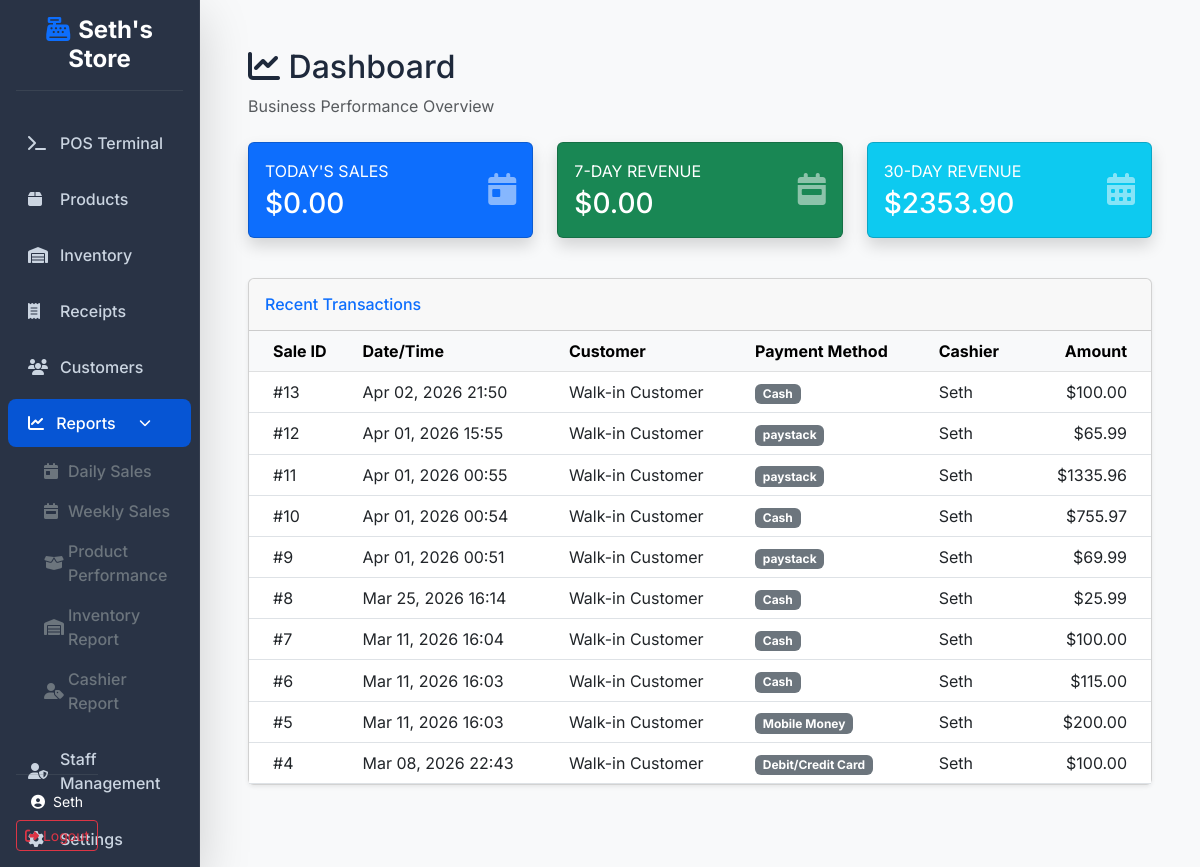
Page /reports/dashboard/ (signed in) on the committed database.
### accounts/models.py (models this page shows, shortened)
class User(AbstractUser):
    ROLE_CHOICES = (
        ('admin', 'Administrator'),
        ('manager', 'Manager'),
        ('cashier', 'Cashier'),
    )
    role = models.CharField(max_length=20, choices=ROLE_CHOICES, default='cashier')

### sales/models.py (models this page shows, shortened)
class Sale(models.Model):
    date = models.DateTimeField(auto_now_add=True)
    user = models.ForeignKey(settings.AUTH_USER_MODEL, on_delete=models.SET_NULL, null=True)
    customer = models.ForeignKey(Customer, on_delete=models.SET_NULL, null=True, blank=True)
    total_amount = models.DecimalField(max_digits=10, decimal_places=2, default=0.00)
    PAYMENT_CHOICES = (
        ('cash', 'Cash'),
        ('momo', 'Mobile Money'),
        ('card', 'Debit/Credit Card'),
    )
    payment_method = models.CharField(max_length=20, choices=PAYMENT_CHOICES, default='cash')

### reports/views.py (the view)
# urls.py: path('dashboard/', views.dashboard, name='dashboard'),
@login_required
@role_required(['admin', 'manager', 'cashier'])
def dashboard(request):
    today = timezone.now().date()
    daily_sales = Sale.objects.filter(date__date=today).aggregate(Sum('total_amount'))['total_amount__sum'] or 0
    week_ago = today - timedelta(days=7)
    weekly_sales = Sale.objects.filter(date__date__gte=week_ago).aggregate(Sum('total_amount'))['total_amount__sum'] or 0
    month_ago = today - timedelta(days=30)
    monthly_sales = Sale.objects.filter(date__date__gte=month_ago).aggregate(Sum('total_amount'))['total_amount__sum'] or 0
    recent_sales = Sale.objects.order_by('-date')[:10]
    return render(request, 'reports/dashboard.html', {
        'daily_sales': daily_sales,
        'weekly_sales': weekly_sales,
        'monthly_sales': monthly_sales,
        'recent_sales': recent_sales,
    })

### templates/reports/dashboard.html (shortened to what this page needs)
{% extends 'base.html' %}
{% load static %}
{% block content %}
<div class="mb-4">
    <h2><i class="fas fa-chart-line"></i> Dashboard</h2>
    <p class="text-muted">Business Performance Overview</p>
</div>
<div class="row mb-4">
    <div class="col-md-4 mb-3">
        <div class="card bg-primary text-white shadow h-100">
            <div class="card-body">
                <div class="row align-items-center">
                    <div class="col mr-2">
                        <div class="text-xs font-weight-bold text-uppercase mb-1">Today's Sales</div>
                        <div class="h3 mb-0 font-weight-bold">${{ daily_sales|floatformat:2 }}</div>
                    </div>
                    <div class="col-auto">
                        <i class="fas fa-calendar-day fa-2x opacity-50"></i>
                    </div>
                </div>
            </div>
        </div>
    </div>
    <div class="col-md-4 mb-3">
        <div class="card bg-success text-white shadow h-100">
            <div class="card-body">
                <div class="row align-items-center">
                    <div class="col mr-2">
                        <div class="text-xs font-weight-bold text-uppercase mb-1">7-Day Revenue</div>
                        <div class="h3 mb-0 font-weight-bold">${{ weekly_sales|floatformat:2 }}</div>
                    </div>
                    <div class="col-auto">
                        <i class="fas fa-calendar-week fa-2x opacity-50"></i>
                    </div>
                </div>
            </div>
        </div>
    </div>
    <div class="col-md-4 mb-3">
        <div class="card bg-info text-white shadow h-100">
            <div class="card-body">
                <div class="row align-items-center">
                    <div class="col mr-2">
                        <div class="text-xs font-weight-bold text-uppercase mb-1">30-Day Revenue</div>
                        <div class="h3 mb-0 font-weight-bold">${{ monthly_sales|floatformat:2 }}</div>
                    </div>
                    <div class="col-auto">
                        <i class="fas fa-calendar-alt fa-2x opacity-50"></i>
                    </div>
                </div>
            </div>
        </div>
    </div>
</div>
<div class="row">
    <div class="col-12">
        <div class="card shadow-sm mb-4">
            <div class="card-header py-3 d-flex flex-row align-items-center justify-content-between">
                <h6 class="m-0 font-weight-bold text-primary">Recent Transactions</h6>
            </div>
            <div class="card-body p-0">
                <div class="table-responsive">
                    <table class="table table-hover align-middle mb-0">
                        <thead class="table-light">
                            <tr>
                                <th class="ps-4">Sale ID</th>
                                <th>Date/Time</th>
                                <th>Customer</th>
                                <th>Payment Method</th>
                                <th>Cashier</th>
                                <th class="text-end pe-4">Amount</th>
                            </tr>
                        </thead>
                        <tbody>
                            {% for sale in recent_sales %}
                            <tr>
                                <td class="ps-4">#{{ sale.id }}</td>
                                <td>{{ sale.date|date:"M d, Y H:i" }}</td>
                                <td>{{ sale.customer.name|default:"Walk-in Customer" }}</td>
                                <td><span class="badge bg-secondary">{{ sale.get_payment_method_display }}</span></td>
                                <td>{{ sale.user.username }}</td>
                                <td class="text-end pe-4 font-weight-bold">${{ sale.total_amount }}</td>
                            </tr>
                            {% empty %}
                            <tr>
                                <td colspan="6" class="text-center py-4 text-muted">No recent transactions.</td>
                            </tr>
                            {% endfor %}
                        </tbody>
                    </table>
                </div>
            </div>
        </div>
    </div>
</div>
{% endblock %}

### templates/base.html (shortened to what this page needs)
<!DOCTYPE html>
{% load static %}
<html lang="en">
<head>
    <link href="https://cdn.jsdelivr.net/npm/bootstrap@5.3.0/dist/css/bootstrap.min.css" rel="stylesheet">
    <link rel="stylesheet" href="https://cdnjs.cloudflare.com/ajax/libs/font-awesome/6.4.0/css/all.min.css">
    <link rel="stylesheet" href="{% static 'css/modern-pos.css' %}">
</head>
<body>
    {% if user.is_authenticated %}
    <div class="container-fluid p-0">
        <div class="row g-0">
            <nav class="col-md-3 col-lg-2 d-md-block sidebar collapse shadow-lg glass-panel z-3">
                <div class="sidebar-sticky pt-3">
                    <div class="px-3 mb-4 text-center">
                        <h4 class="text-white fw-bold"><i class="fas fa-cash-register me-2 text-primary"></i>Seth's
                            Store
                        </h4>
                        <hr class="text-secondary opacity-25">
                    </div>
                    <ul class="nav flex-column px-2">
                        <li class="nav-item">
                            <a class="nav-link {% if request.resolver_match.url_name == 'pos' %}active{% endif %}"
                                href="{% url 'sales:pos' %}">
                                <i class="fas fa-terminal"></i> POS Terminal
                            </a>
                        </li>
                        <li class="nav-item">
                            <a class="nav-link {% if 'products' in request.path %}active{% endif %}"
                                href="{% url 'products:list' %}">
                                <i class="fas fa-box"></i> Products
                            </a>
                        </li>
                        <li class="nav-item">
                            <a class="nav-link {% if 'inventory' in request.path %}active{% endif %}"
                                href="{% url 'inventory:list' %}">
                                <i class="fas fa-warehouse"></i> Inventory
                            </a>
                        </li>
                        <li class="nav-item">
                            <a class="nav-link {% if 'receipts' in request.path %}active{% endif %}"
                                href="{% url 'sales:receipts' %}">
                                <i class="fas fa-receipt"></i> Receipts
                            </a>
                        </li>
                        <li class="nav-item">
                            <a class="nav-link {% if 'customers' in request.path %}active{% endif %}"
                                href="{% url 'customers:list' %}">
                                <i class="fas fa-users"></i> Customers
                            </a>
                        </li>
                        <li class="nav-item">
                            <a class="nav-link {% if 'reports' in request.path %}active{% endif %} d-flex align-items-center justify-content-between"
                                data-bs-toggle="collapse" href="#reportsMenu" role="button"
                                aria-expanded="{% if 'reports' in request.path %}true{% else %}false{% endif %}"
                                aria-controls="reportsMenu">
                                <span><i class="fas fa-chart-line me-1"></i> Reports</span>
                                <i class="fas fa-chevron-down" style="font-size: 0.75rem;"></i>
                            </a>
                            <div class="collapse {% if 'reports' in request.path %}show{% endif %}" id="reportsMenu">
                                <ul class="nav flex-column ms-3 mb-2">
                                    <li class="nav-item">
                                        <a class="nav-link py-1 {% if 'daily' in request.path %}text-primary fw-bold{% else %}text-secondary{% endif %}"
                                            href="{% url 'reports:daily_sales' %}">
                                            <i class="fas fa-calendar-day me-1"></i> Daily Sales
                                        </a>
                                    </li>
                                    <li class="nav-item">
                                        <a class="nav-link py-1 {% if 'weekly' in request.path %}text-primary fw-bold{% else %}text-secondary{% endif %}"
                                            href="{% url 'reports:weekly_sales' %}">
                                            <i class="fas fa-calendar-week me-1"></i> Weekly Sales
                                        </a>
                                    </li>
                                    <li class="nav-item">
                                        <a class="nav-link py-1 {% if 'products' in request.path and 'reports' in request.path %}text-primary fw-bold{% else %}text-secondary{% endif %}"
                                            href="{% url 'reports:products' %}">
                                            <i class="fas fa-box-open me-1"></i> Product Performance
                                        </a>
                                    </li>
                                    <li class="nav-item">
                                        <a class="nav-link py-1 {% if 'inventory' in request.path and 'reports' in request.path %}text-primary fw-bold{% else %}text-secondary{% endif %}"
                                            href="{% url 'reports:inventory' %}">
                                            <i class="fas fa-warehouse me-1"></i> Inventory Report
                                        </a>
                                    </li>
                                    <li class="nav-item">
                                        <a class="nav-link py-1 {% if 'cashiers' in request.path %}text-primary fw-bold{% else %}text-secondary{% endif %}"
                                            href="{% url 'reports:cashiers' %}">
                                            <i class="fas fa-user-tag me-1"></i> Cashier Report
                                        </a>
                                    </li>
                                </ul>
                            </div>
                        </li>
                        {% if user.role == 'admin' %}
                        <li class="nav-item">
                            <a class="nav-link {% if 'accounts/employees' in request.path %}active{% endif %}"
                                href="{% url 'accounts:employee_list' %}">
                                <i class="fas fa-user-shield"></i> Staff Management
                            </a>
                        </li>
                        <li class="nav-item">
                            <a class="nav-link" href="{% url 'admin:index' %}">
                                <i class="fas fa-cog"></i> Settings
                            </a>
                        </li>
                        {% endif %}
                    </ul>
                    <div class="mt-auto p-3 text-center" style="position: absolute; bottom: 0; width: inherit;">
                        <hr class="text-secondary opacity-25">
                        <div class="text-white small mb-2">
                            <i class="fas fa-user-circle me-1"></i> {{ user.username }}
                        </div>
                        <form action="{% url 'accounts:logout' %}" method="post">
                            <button type="submit" class="btn btn-outline-danger btn-sm w-100">
                                <i class="fas fa-sign-out-alt"></i> Logout
                            </button>
                        </form>
                    </div>
                </div>
            </nav>
            <main class="col-md-9 ms-sm-auto col-lg-10 px-md-5 py-5 min-vh-100 bg-light">
                {% block content %}{% endblock %}
            </main>
        </div>
    </div>
    {% else %}
    <main class="container py-5">
        {% block auth_content %}{% endblock %}
    </main>
    {% endif %}
</body>
</html>

### static/css/modern-pos.css (style rules this page uses)
:root { --primary-color: #0655d4; --secondary-color: #64748b; --success-color: #10b981; --danger-color: #ef4444; --warning-color: #f59e0b; --info-color: #06b6d4; --dark-bg: #1e293b; --light-bg: #f8fafc; --sidebar-bg: #1e293b; --card-bg: #ffffff; --text-primary: #1e293b; --text-secondary: #64748b; --border-color: #e2e8f0; --shadow-sm: 0 2px 4px rgba(0, 0, 0, 0.05), 0 1px 2px rgba(0, 0, 0, 0.1); --shadow-md: 0 10px 15px -3px rgba(0, 0, 0, 0.08), 0 4px 6px -2px rgba(0, 0, 0, 0.04); --shadow-lg: 0 20px 25px -5px rgba(0, 0, 0, 0.1), 0 10px 10px -5px rgba(0, 0, 0, 0.04); --shadow-glow: 0 0 20px rgba(6, 85, 212, 0.2); --transition: all 0.3s cubic-bezier(0.4, 0, 0.2, 1); --border-radius-lg: 20px; --border-radius-md: 12px; }
* { margin: 0; padding: 0; box-sizing: border-box; }
body { font-family: 'Inter', -apple-system, BlinkMacSystemFont, 'Segoe UI', Roboto, sans-serif; background: var(--light-bg); color: var(--text-primary); transition: var(--transition); }
.sidebar { background: var(--sidebar-bg); box-shadow: var(--shadow-lg); min-height: 100vh; transition: var(--transition); border-right: 1px solid rgba(255,255,255,0.05); }
.glass-panel { background: rgba(30, 41, 59, 0.95); backdrop-filter: blur(12px); -webkit-backdrop-filter: blur(12px); }
.sidebar .nav-link { color: #cbd5e1; padding: 12px 20px; margin: 4px 0; border-radius: 8px; transition: var(--transition); display: flex; align-items: center; text-decoration: none; font-weight: 500; }
.sidebar .nav-link.active { background: var(--primary-color); color: #ffffff; }
.sidebar .nav-link i { width: 20px; margin-right: 12px; }

### rows in the picture
User: username "Seth"
Sale: id "13", date "Apr 02, 2026 21:50", customer.name "Walk-in Customer", payment_method "Cash", user.username "Seth", total_amount "100.00"
Sale: id "12", date "Apr 01, 2026 15:55", customer.name "Walk-in Customer", payment_method "paystack", user.username "Seth", total_amount "65.99"
Sale: id "11", date "Apr 01, 2026 00:55", customer.name "Walk-in Customer", payment_method "paystack", user.username "Seth", total_amount "1335.96"
Sale: id "10", date "Apr 01, 2026 00:54", customer.name "Walk-in Customer", payment_method "Cash", user.username "Seth", total_amount "755.97"
Sale: id "9", date "Apr 01, 2026 00:51", customer.name "Walk-in Customer", payment_method "paystack", user.username "Seth", total_amount "69.99"
Sale: id "8", date "Mar 25, 2026 16:14", customer.name "Walk-in Customer", payment_method "Cash", user.username "Seth", total_amount "25.99"
Sale: id "7", date "Mar 11, 2026 16:04", customer.name "Walk-in Customer", payment_method "Cash", user.username "Seth", total_amount "100.00"
Sale: id "6", date "Mar 11, 2026 16:03", customer.name "Walk-in Customer", payment_method "Cash", user.username "Seth", total_amount "115.00"
Sale: id "5", date "Mar 11, 2026 16:03", customer.name "Walk-in Customer", payment_method "Mobile Money", user.username "Seth", total_amount "200.00"
Sale: id "4", date "Mar 08, 2026 22:43", customer.name "Walk-in Customer", payment_method "Debit/Credit Card", user.username "Seth", total_amount "100.00"

### other values in the picture
{{ daily_sales|floatformat:2 }} "0.00"
{{ weekly_sales|floatformat:2 }} "0.00"
{{ monthly_sales|floatformat:2 }} "2353.90"
